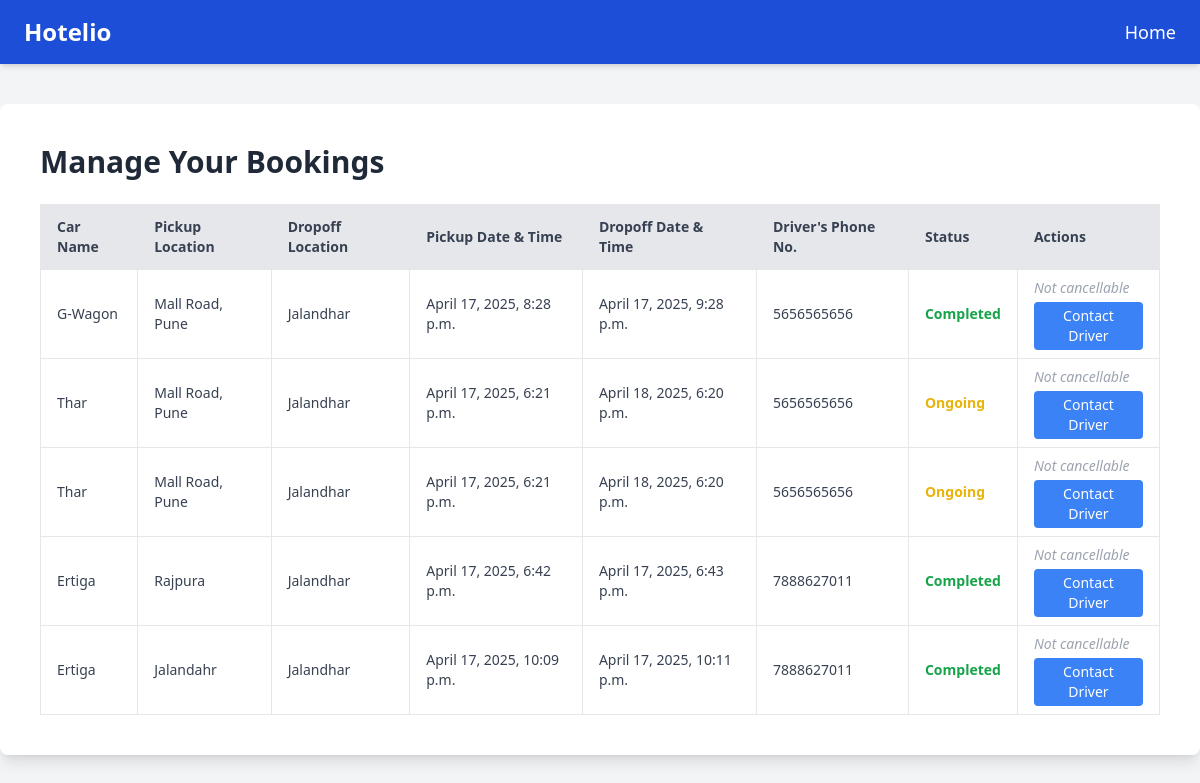
The page /cabBooking/manage_bookings/ (signed in) on the database its author committed.
### cabBooking/models.py (models this page shows, shortened)
class CarBooking(models.Model):
    taxi_car = models.ForeignKey('TaxiCar', on_delete=models.CASCADE, null=True, blank=True)
    car_name = models.CharField(max_length=100)
    car_price = models.DecimalField(max_digits=10, decimal_places=2)  # Rate per hour
    pickup_location = models.CharField(max_length=255)
    dropoff_location = models.CharField(max_length=255, default=-1)
    pickup_date = models.DateField()
    pickup_time = models.TimeField()
    dropoff_date = models.DateField()
    dropoff_time = models.TimeField()
    username = models.CharField(max_length=100, default=-1)
    phone = models.CharField(max_length=20, default=-1)
    booked_at = models.DateTimeField(auto_now_add=True)
    @property
    def pickup_datetime(self):
        return datetime.combine(self.pickup_date, self.pickup_time)
    @property
    def dropoff_datetime(self):
        return datetime.combine(self.dropoff_date, self.dropoff_time)

### cabBooking/views.py (the view)
# urls.py: path('manage_bookings/', views.manage_bookings, name='manage_bookings'),
@login_required
def manage_bookings(request):
    bookings = CarBooking.objects.all()
    for booking in bookings:
        dropoff_naive = datetime.combine(booking.dropoff_date, booking.dropoff_time)
        dropoff_datetime = timezone.make_aware(dropoff_naive)
        booking.is_completed = dropoff_datetime <= timezone.now()
    context = {
        'bookings': bookings,
    }
    return render(request, 'taxi_manage_booking.html', context)

### HotelBooking/templates/taxi_manage_booking.html (shortened to what this page needs)
<!DOCTYPE html>
<html lang="en">
<head>
    <script src="https://cdn.tailwindcss.com"></script>
</head>
<body class="bg-gray-100 font-sans">
    <nav class="bg-blue-700 text-white px-6 py-4 flex justify-between items-center shadow-md">
        <div class="text-2xl font-bold">Hotelio</div>
        <div class="space-x-4 text-lg">
            <a href="{% url 'cab_booking' %}" class="hover:text-gray-300 transition">Home</a>
        </div>
    </nav>
    <div class="max-w-7xl mx-auto bg-white p-10 mt-10 rounded-lg shadow-lg">
        <h1 class="text-3xl font-bold text-gray-800 mb-6">Manage Your Bookings</h1>
        {% if bookings %}
        <div class="overflow-x-auto">
            <table class="min-w-full table-auto text-sm border border-gray-300">
                <thead class="bg-gray-200 text-gray-700">
                    <tr>
                        <th class="border px-4 py-3 text-left">Car Name</th>
                        <th class="border px-4 py-3 text-left">Pickup Location</th>
                        <th class="border px-4 py-3 text-left">Dropoff Location</th>
                        <th class="border px-4 py-3 text-left">Pickup Date & Time</th>
                        <th class="border px-4 py-3 text-left">Dropoff Date & Time</th>
                        <th class="border px-4 py-3 text-left">Driver's Phone No.</th>
                        <th class="border px-4 py-3 text-left">Status</th>
                        <th class="border px-4 py-3 text-left">Actions</th>
                    </tr>
                </thead>
                <tbody class="text-gray-700">
                    {% for booking in bookings %}
                        {% with pickup=booking.pickup_datetime dropoff=booking.dropoff_datetime %}
                        <tr class="hover:bg-gray-100 transition">
                            <td class="border px-4 py-2">{{ booking.car_name }}</td>
                            <td class="border px-4 py-2">{{ booking.pickup_location }}</td>
                            <td class="border px-4 py-2">{{ booking.dropoff_location }}</td>
                            <td class="border px-4 py-2">{{ booking.pickup_datetime }}</td>
                            <td class="border px-4 py-2">{{ booking.dropoff_datetime }}</td>
                            <td class="border px-4 py-2">{{ booking.phone }}</td>
                            <td class="border px-4 py-2">
                                {% now "Y-m-d H:i:s" as now %}
                                {% if now > dropoff|stringformat:"s" %}
                                    <span class="text-green-600 font-semibold">Completed</span>
                                {% elif now > pickup|stringformat:"s" %}
                                    <span class="text-yellow-500 font-semibold">Ongoing</span>
                                {% else %}
                                    <span class="text-blue-500 font-semibold">Upcoming</span>
                                {% endif %}
                            </td>
                            <td class="border px-4 py-2 space-y-1">
                                {% if now < pickup|stringformat:"s" %}
                                    <form method="POST" action="{% url 'cancel_booking' booking.id %}">
                                        {% csrf_token %}
                                        <button type="submit" class="bg-red-500 text-white px-3 py-1 rounded hover:bg-red-600 transition">
                                            Cancel
                                        </button>
                                    </form>
                                {% else %}
                                    <span class="text-gray-400 italic block mb-1">Not cancellable</span>
                                {% endif %}
                                <a href="#" class="bg-blue-500 text-white px-3 py-1 rounded hover:bg-blue-600 transition block text-center">
                                    Contact Driver
                                </a>
                            </td>
                        </tr>
                        {% endwith %}
                    {% endfor %}
                </tbody>
            </table>
        </div>
        {% else %}
            <p class="text-gray-600 text-center mt-6">No bookings found.</p>
        {% endif %}
    </div>
</body>
</html>

### rows shown on the page
CarBooking: car_name "G-Wagon", pickup_location "Mall Road, Pune", dropoff_location "Jalandhar", pickup_datetime "April 17, 2025, 8:28 p.m.", dropoff_datetime "April 17, 2025, 9:28 p.m.", phone "5656565656", shows "Completed"
CarBooking: car_name "Thar", pickup_location "Mall Road, Pune", dropoff_location "Jalandhar", pickup_datetime "April 17, 2025, 6:21 p.m.", dropoff_datetime "April 18, 2025, 6:20 p.m.", phone "5656565656", shows "Ongoing"
CarBooking: car_name "Thar", pickup_location "Mall Road, Pune", dropoff_location "Jalandhar", pickup_datetime "April 17, 2025, 6:21 p.m.", dropoff_datetime "April 18, 2025, 6:20 p.m.", phone "5656565656", shows "Ongoing"
CarBooking: car_name "Ertiga", pickup_location "Rajpura", dropoff_location "Jalandhar", pickup_datetime "April 17, 2025, 6:42 p.m.", dropoff_datetime "April 17, 2025, 6:43 p.m.", phone "7888627011", shows "Completed"
CarBooking: car_name "Ertiga", pickup_location "Jalandahr", dropoff_location "Jalandhar", pickup_datetime "April 17, 2025, 10:09 p.m.", dropoff_datetime "April 17, 2025, 10:11 p.m.", phone "7888627011", shows "Completed"
